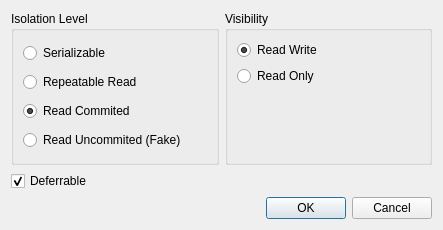
<?xml version="1.0" encoding="UTF-8"?>
<ui version="4.0">
 <class>DlgTransaction</class>
 <widget class="QDialog" name="DlgTransaction">
  <property name="geometry">
   <rect>
    <x>0</x>
    <y>0</y>
    <width>443</width>
    <height>230</height>
   </rect>
  </property>
  <property name="windowTitle">
   <string>Start Transaction</string>
  </property>
  <layout class="QVBoxLayout" name="verticalLayout_3">
   <item>
    <layout class="QHBoxLayout" name="horizontalLayout">
     <item>
      <widget class="QGroupBox" name="groupBox">
       <property name="title">
        <string>Isolation Level</string>
       </property>
       <layout class="QVBoxLayout" name="verticalLayout">
        <item>
         <widget class="QRadioButton" name="serializable">
          <property name="text">
           <string>Serializable</string>
          </property>
         </widget>
        </item>
        <item>
         <widget class="QRadioButton" name="repeatable_read">
          <property name="text">
           <string>Repeatable Read</string>
          </property>
         </widget>
        </item>
        <item>
         <widget class="QRadioButton" name="read_commited">
          <property name="text">
           <string>Read Commited</string>
          </property>
          <property name="checked">
           <bool>true</bool>
          </property>
         </widget>
        </item>
        <item>
         <widget class="QRadioButton" name="read_uncommited">
          <property name="text">
           <string>Read Uncommited (Fake)</string>
          </property>
         </widget>
        </item>
       </layout>
      </widget>
     </item>
     <item>
      <widget class="QGroupBox" name="groupBox_2">
       <property name="title">
        <string>Visibility</string>
       </property>
       <layout class="QVBoxLayout" name="verticalLayout_2">
        <item>
         <widget class="QRadioButton" name="read_write">
          <property name="text">
           <string>Read Write</string>
          </property>
          <property name="checked">
           <bool>true</bool>
          </property>
         </widget>
        </item>
        <item>
         <widget class="QRadioButton" name="read_only">
          <property name="text">
           <string>Read Only</string>
          </property>
         </widget>
        </item>
        <item>
         <spacer name="verticalSpacer">
          <property name="orientation">
           <enum>Qt::Vertical</enum>
          </property>
          <property name="sizeHint" stdset="0">
           <size>
            <width>20</width>
            <height>40</height>
           </size>
          </property>
         </spacer>
        </item>
       </layout>
      </widget>
     </item>
    </layout>
   </item>
   <item>
    <widget class="QCheckBox" name="deferrable">
     <property name="text">
      <string>Deferrable</string>
     </property>
     <property name="checked">
      <bool>true</bool>
     </property>
    </widget>
   </item>
   <item>
    <widget class="QDialogButtonBox" name="buttonBox">
     <property name="orientation">
      <enum>Qt::Horizontal</enum>
     </property>
     <property name="standardButtons">
      <set>QDialogButtonBox::Cancel|QDialogButtonBox::Ok</set>
     </property>
    </widget>
   </item>
  </layout>
 </widget>
 <resources/>
 <connections>
  <connection>
   <sender>buttonBox</sender>
   <signal>accepted()</signal>
   <receiver>DlgTransaction</receiver>
   <slot>accept()</slot>
   <hints>
    <hint type="sourcelabel">
     <x>248</x>
     <y>254</y>
    </hint>
    <hint type="destinationlabel">
     <x>157</x>
     <y>274</y>
    </hint>
   </hints>
  </connection>
  <connection>
   <sender>buttonBox</sender>
   <signal>rejected()</signal>
   <receiver>DlgTransaction</receiver>
   <slot>reject()</slot>
   <hints>
    <hint type="sourcelabel">
     <x>316</x>
     <y>260</y>
    </hint>
    <hint type="destinationlabel">
     <x>286</x>
     <y>274</y>
    </hint>
   </hints>
  </connection>
 </connections>
</ui>
